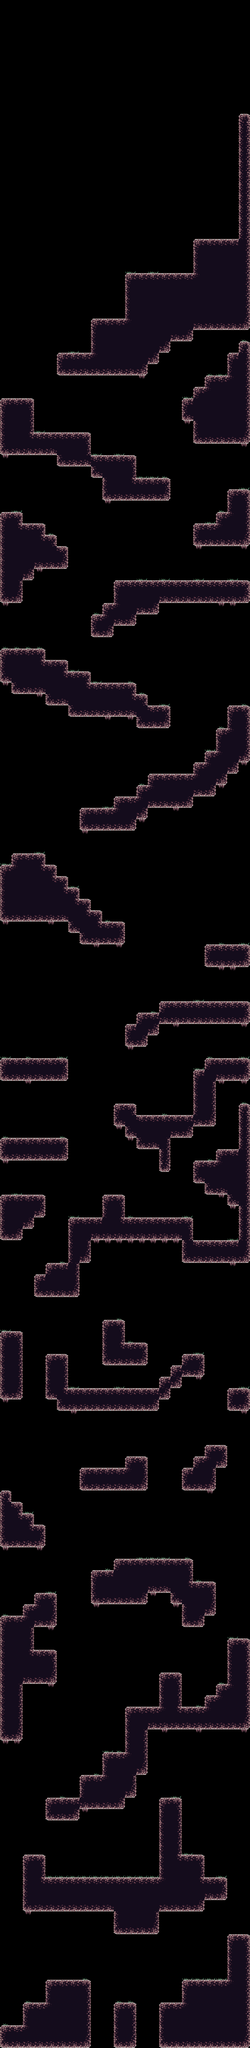

The image is a tile-based game level rendered from a .tmx file. Its description and source (layers, tilesets, objects; grid data summarised) follow:
An orthogonal 22x180 tile map with 32x32 px tiles, 1 tile layer (World), 1 hidden layer not drawn.

<map version="1.0" orientation="orthogonal" renderorder="right-down" width="22" height="180" tilewidth="32" tileheight="32" nextobjectid="1">
 <tileset firstgid="1" name="platformertiles" tilewidth="32" tileheight="32" tilecount="24" columns="8">
  <image source="../platformertiles.png" width="256" height="96" />
 </tileset>
 <layer name="Background" width="22" height="180" visible="0">
  <data>[3960 cells, 2230 non-empty, 4 distinct tile ids]</data>
 </layer>
 <layer name="World" width="22" height="180">
  <data>[3960 cells, 1221 non-empty, 17 distinct tile ids]</data>
 </layer>
</map>
